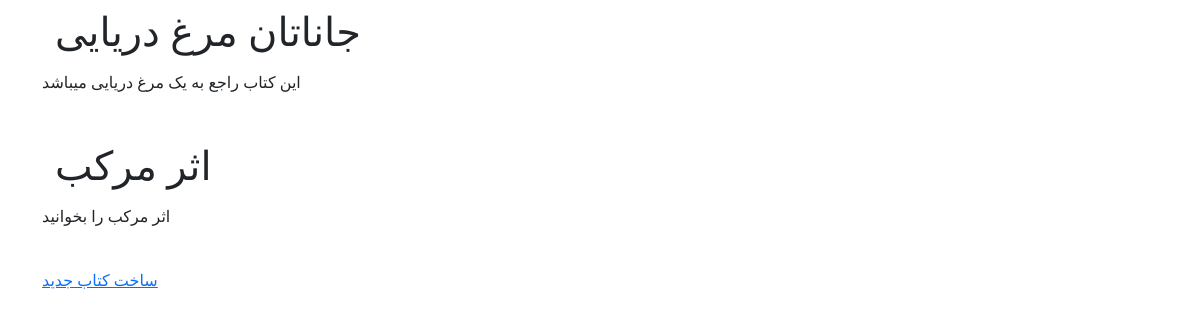
The page /books/ on the database its author committed.
### books/models.py (models this page shows, shortened)
class Book(models.Model):
    title = models.CharField(max_length=200)
    author = models.CharField(max_length=200)
    description = models.TextField()
    price = models.DecimalField(max_digits=5, decimal_places=2)
    def get_absolute_url(self):
        return reverse('book_detail', args=[self.id])

### books/views.py (the view)
# urls.py: path('', views.BooksListView.as_view(), name='book_list'),
class BooksListView(generic.ListView):
    model = Book
    template_name = 'books/book_list.html'
    context_object_name = 'books'

### books/templates/books/book_list.html (shortened to what this page needs)
{% extends '_base.html' %}
{% block page_content %}
    {% for book in books %}
       <a class="btn btn" href="{{ book.get_absolute_url }}"><h1>{{ book.title }}</h1></a>
       <p>{{ book.description }}</p>
       <br>
    {% endfor %}
    <a href="{% url 'book_create' %}">ساخت کتاب جدید</a>
{% endblock page_content %}

### rows shown on the page
Book: title "جاناتان مرغ دریایی", description "این کتاب راجع به یک مرغ دریایی میباشد"
Book: title "اثر مرکب", description "اثر مرکب را بخوانید"
